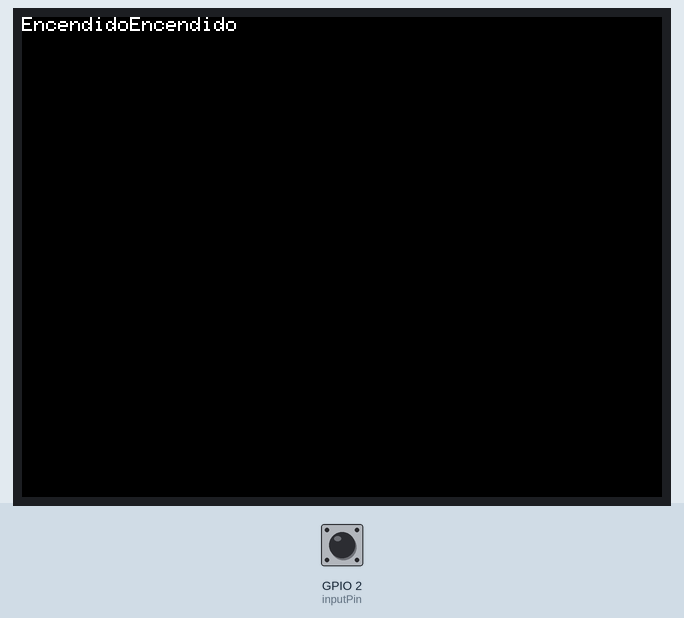
Recording of a sketch running on a simulated ESP32. Shown: 320×240 colour display. Inputs (shaded band) come from the test bench; at power-on: GPIO 2 (inputPin) HIGH.

Above: at 1.3 s.
1.4 s: GPIO 2 (inputPin) pulled LOW for 1.2 s
At 2.4 s:
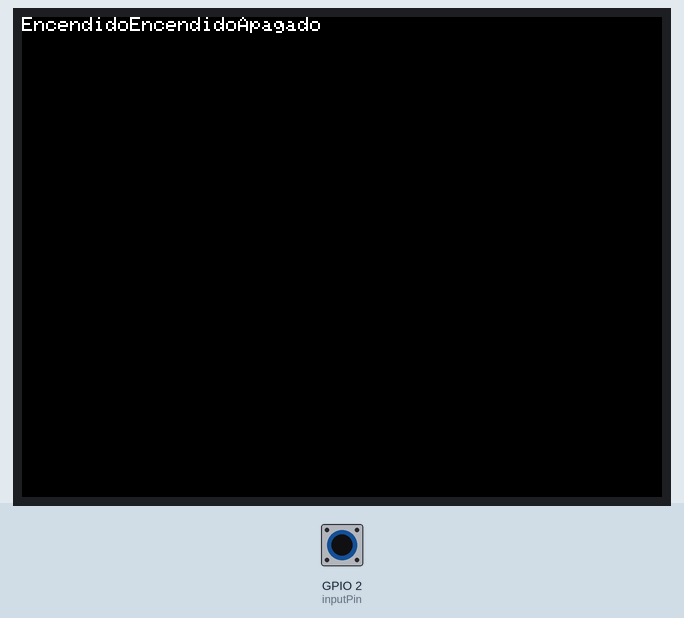
6.7 s: GPIO 2 (inputPin) pulled LOW for 1.2 s
At 7.7 s:
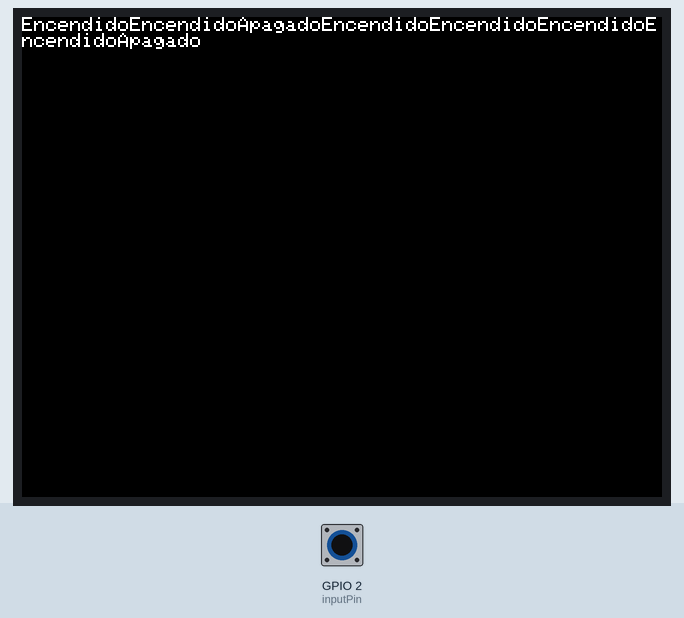
9.6 s: GPIO 2 (inputPin) pulled LOW for 3.2 s
At 10.9 s:
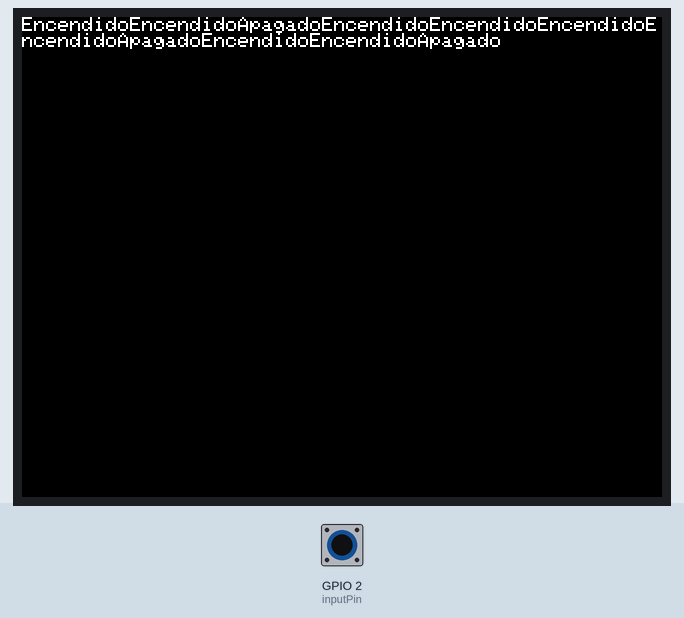
Timing chart, 0 to 12.6 s (numbered marks = the images above; inputs shaded):
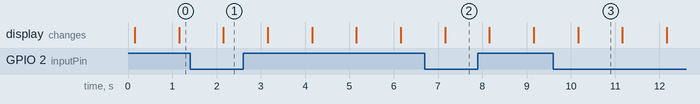

The sketch:

magnetic.ino
```cpp
#include <M5Stack.h>

const int inputPin = 2;

int value = 0;

void setup() {
  Serial.begin(9600);
  M5.begin();
  pinMode(inputPin, INPUT_PULLUP);
}

void loop(){
  value = digitalRead(inputPin);  //lectura digital de pin

  //mandar mensaje a puerto serie en función del valor leido
  if (value == HIGH) {
      M5.Lcd.printf("Encendido");
  }
  else {
      M5.Lcd.printf("Apagado");
  }
  delay(1000);
}
```

Measured:
- after the input at 1.4 s, the display: changes after 0.75 s (image 1)
- what the display in image 3 shows lasts 1.0 s, from 10.2 s to 11.2 s
